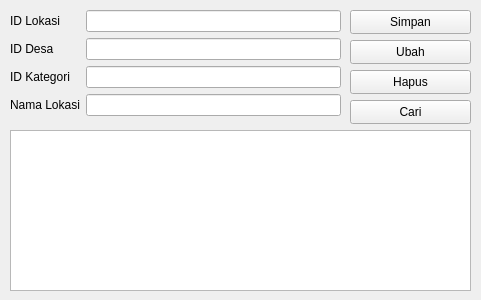
<?xml version="1.0" encoding="UTF-8"?>
<ui version="4.0">
 <class>formlokasi</class>
 <widget class="QWidget" name="formlokasi">
  <property name="geometry">
   <rect>
    <x>0</x>
    <y>0</y>
    <width>481</width>
    <height>300</height>
   </rect>
  </property>
  <property name="windowTitle">
   <string>Form</string>
  </property>
  <widget class="QWidget" name="formLayoutWidget">
   <property name="geometry">
    <rect>
     <x>10</x>
     <y>10</y>
     <width>331</width>
     <height>121</height>
    </rect>
   </property>
   <layout class="QFormLayout" name="formLayout">
    <item row="0" column="0">
     <widget class="QLabel" name="id_lokasiLabel">
      <property name="text">
       <string>ID Lokasi</string>
      </property>
     </widget>
    </item>
    <item row="0" column="1">
     <widget class="QLineEdit" name="id_lokasiLineEdit"/>
    </item>
    <item row="1" column="0">
     <widget class="QLabel" name="id_desaLabel">
      <property name="text">
       <string>ID Desa</string>
      </property>
     </widget>
    </item>
    <item row="1" column="1">
     <widget class="QLineEdit" name="id_desaLineEdit"/>
    </item>
    <item row="2" column="0">
     <widget class="QLabel" name="id_kategoriLabel">
      <property name="text">
       <string>ID Kategori</string>
      </property>
     </widget>
    </item>
    <item row="3" column="0">
     <widget class="QLabel" name="nama_lokasiLabel">
      <property name="text">
       <string>Nama Lokasi</string>
      </property>
     </widget>
    </item>
    <item row="3" column="1">
     <widget class="QLineEdit" name="nama_lokasiLineEdit"/>
    </item>
    <item row="2" column="1">
     <widget class="QLineEdit" name="id_kategoriLineEdit"/>
    </item>
   </layout>
  </widget>
  <widget class="QPushButton" name="pushButton">
   <property name="geometry">
    <rect>
     <x>350</x>
     <y>10</y>
     <width>121</width>
     <height>24</height>
    </rect>
   </property>
   <property name="text">
    <string>Simpan</string>
   </property>
  </widget>
  <widget class="QPushButton" name="pushButton_2">
   <property name="geometry">
    <rect>
     <x>350</x>
     <y>40</y>
     <width>121</width>
     <height>24</height>
    </rect>
   </property>
   <property name="text">
    <string>Ubah</string>
   </property>
  </widget>
  <widget class="QPushButton" name="pushButton_3">
   <property name="geometry">
    <rect>
     <x>350</x>
     <y>70</y>
     <width>121</width>
     <height>24</height>
    </rect>
   </property>
   <property name="text">
    <string>Hapus</string>
   </property>
  </widget>
  <widget class="QPushButton" name="pushButton_4">
   <property name="geometry">
    <rect>
     <x>350</x>
     <y>100</y>
     <width>121</width>
     <height>24</height>
    </rect>
   </property>
   <property name="text">
    <string>Cari</string>
   </property>
  </widget>
  <widget class="QTableView" name="tablelokasi">
   <property name="geometry">
    <rect>
     <x>10</x>
     <y>130</y>
     <width>461</width>
     <height>161</height>
    </rect>
   </property>
  </widget>
 </widget>
 <resources/>
 <connections/>
</ui>
